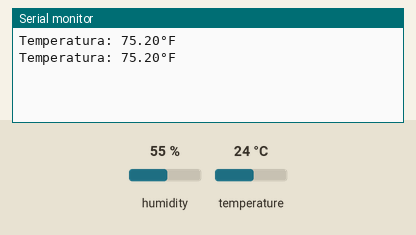
Recording of a sketch running on a simulated ESP8266 (NodeMCU). Parts: the last lines printed to the serial monitor. The inputs (shaded band) are chosen by the test bench; at power-on: temperature 24 °C, humidity 55 %.

Above: at 2.8 s.
2.9 s: temperature set to 12 °C
At 4.9 s:
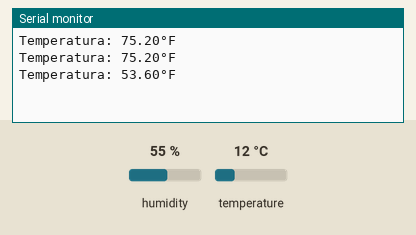
5.6 s: temperature set to 19 °C
At 7.3 s:
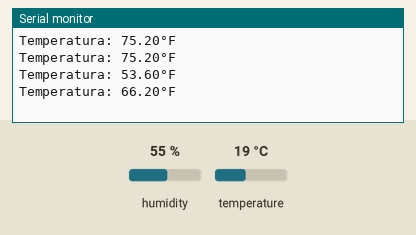
Timing chart, 0 to 8.8 s (numbered marks = the images above; inputs shaded):
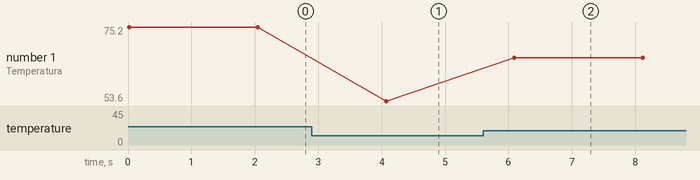

Measured:
- after the input at 2.9 s, the serial monitor: prints a new line after 1.2 s (image 1)
- after the input at 5.6 s, the serial monitor: prints a new line after 0.49 s (image 2)
- plotted number 1: 75.2 → 53.6 after the input at 2.9 s, 53.6 → 66.2 after the input at 5.6 s

The sketch:

p6_3-dht11.ino
```cpp
#include <DHT.h>
#include <DHT_U.h>

DHT dht(D1, DHT11);

float tempF;

void setup()
{
  Serial.begin(115200);
  dht.begin();
}

void loop()
{
  tempF = dht.readTemperature(true);
  Serial.println("Temperatura: " + String(tempF) + "°F");
  delay(2000);
}
```
